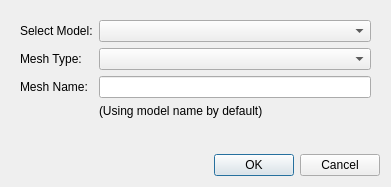
<?xml version="1.0" encoding="UTF-8"?>
<ui version="4.0">
 <class>sv4guiPurkinjeNetworkCreate</class>
 <widget class="QWidget" name="sv4guiPurkinjeNetworkCreate">
  <property name="windowModality">
   <enum>Qt::WindowModal</enum>
  </property>
  <property name="geometry">
   <rect>
    <x>0</x>
    <y>0</y>
    <width>391</width>
    <height>187</height>
   </rect>
  </property>
  <property name="windowTitle">
   <string>Create Mesh</string>
  </property>
  <layout class="QVBoxLayout" name="verticalLayout">
   <item>
    <widget class="QWidget" name="widget" native="true">
     <layout class="QFormLayout" name="formLayout">
      <item row="0" column="0">
       <widget class="QLabel" name="label">
        <property name="text">
         <string>Select Model:</string>
        </property>
       </widget>
      </item>
      <item row="2" column="0">
       <widget class="QLabel" name="label_2">
        <property name="text">
         <string>Mesh Name:</string>
        </property>
       </widget>
      </item>
      <item row="2" column="1">
       <widget class="QLineEdit" name="lineEditMeshName">
        <property name="text">
         <string/>
        </property>
       </widget>
      </item>
      <item row="0" column="1">
       <widget class="QComboBox" name="comboBox"/>
      </item>
      <item row="3" column="1">
       <widget class="QLabel" name="label_3">
        <property name="text">
         <string>(Using model name by default)</string>
        </property>
       </widget>
      </item>
      <item row="1" column="0">
       <widget class="QLabel" name="label_4">
        <property name="text">
         <string>Mesh Type:</string>
        </property>
       </widget>
      </item>
      <item row="1" column="1">
       <widget class="QComboBox" name="comboBoxMeshType"/>
      </item>
     </layout>
    </widget>
   </item>
   <item>
    <widget class="QDialogButtonBox" name="buttonBox">
     <property name="orientation">
      <enum>Qt::Horizontal</enum>
     </property>
     <property name="standardButtons">
      <set>QDialogButtonBox::Cancel|QDialogButtonBox::Ok</set>
     </property>
    </widget>
   </item>
  </layout>
 </widget>
 <resources/>
 <connections/>
</ui>
